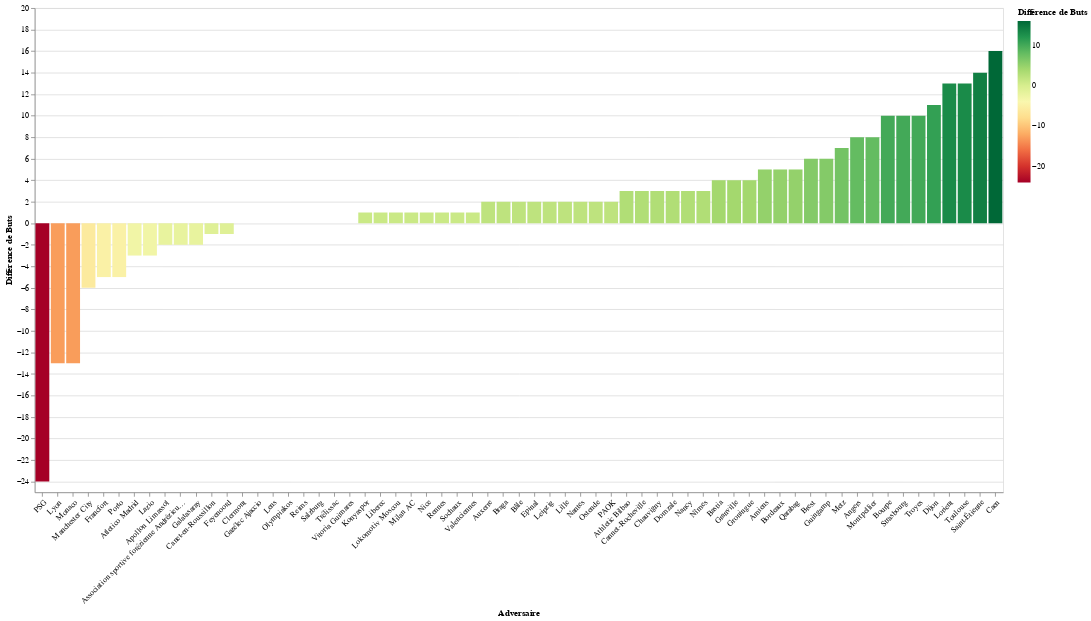

Notebook code cell kept with this figure:
### Code cell
slider = alt.binding_range(min=by_adv["Publications"].min(), max=by_adv["Publications"].max(), step=1, name="Nombre Minimum de Matchs: ")
select_nb_matches = alt.selection_single(name="matches", fields=["Publications"], bind=slider, init={"Publications": 1})

alt.Chart(by_adv).mark_bar().encode(
    y="Différence de Buts",
    x=alt.X(
        "Adversaire:O", 
        sort=alt.EncodingSortField(field="Différence de Buts", order="ascending"),
        axis=alt.Axis(labelAngle=-45)
    ),
    color=alt.Color("Différence de Buts", scale=alt.Scale(scheme="redyellowgreen")),
    tooltip=["Adversaire", "Différence de Buts", alt.Tooltip("Publications", title="Nb Matches")]
).add_selection(
    select_nb_matches
).transform_filter(
    "datum.Publications >= matches_Publications"
). properties(height=600,width=1200)

### Figure 1 — Vega-Lite specification as saved in the notebook (floating-point values rounded to 4 significant figures)
{"config": {"view": {"continuousWidth": 400, "continuousHeight": 300}}, "data": {"name": "data-543e92dbdd9a02413d2f219f8fc15ed1"}, "mark": "bar", "encoding": {"color": {"field": "Différence de Buts", "scale": {"scheme": "redyellowgreen"}, "type": "quantitative"}, "tooltip": [{"field": "Adversaire", "type": "nominal"}, {"field": "Différence de Buts", "type": "quantitative"}, {"field": "Publications", "title": "Nb Matches", "type": "quantitative"}], "x": {"axis": {"labelAngle": -45}, "field": "Adversaire", "sort": {"field": "Différence de Buts", "order": "ascending"}, "type": "ordinal"}, "y": {"field": "Différence de Buts", "type": "quantitative"}}, "height": 600, "selection": {"matches": {"type": "single", "fields": ["Publications"], "bind": {"input": "range", "max": 15.0, "min": 1.0, "name": "Nombre Minimum de Matchs: ", "step": 1}, "init": {"Publications": 1}}}, "transform": [{"filter": "datum.Publications >= matches_Publications"}], "width": 1200, "$schema": "https://vega.github.io/schema/vega-lite/v4.17.0.json", "datasets": {"data-543e92dbdd9a02413d2f219f8fc15ed1": [{"Adversaire": "Amiens", "Publications": 6, "Buts_OM": 12, "Buts_Adversaire": 7, "Différence de Buts": 5}, {"Adversaire": "Angers", "Publications": 14, "Buts_OM": 22, "Buts_Adversaire": 14, "Différence de Buts": 8}, {"Adversaire": "Apollon Limassol", "Publications": 2, "Buts_OM": 3, "Buts_Adversaire": 5, "Différence de Buts": -2}, {"Adversaire": "Association sportive forézienne Andrézieux-Bouthéon", "Publications": 1, "Buts_OM": 0, "Buts_Adversaire": 2, "Différence de Buts": -2}, {"Adversaire": "Athletic Bilbao", "Publications": 3, "Buts_OM": 6, "Buts_Adversaire": 3, "Différence de Buts": 3}, {"Adversaire": "Atletico Madrid", "Publications": 1, "Buts_OM": 0, "Buts_Adversaire": 3, "Différence de Buts": -3}, {"Adversaire": "Auxerre", "Publications": 1, "Buts_OM": 2, "Buts_Adversaire": 0, "Différence de Buts": 2}, {"Adversaire": "Bastia", "Publications": 4, "Buts_OM": 8, "Buts_Adversaire": 4, "Différence de Buts": 4}, {"Adversaire": "Bordeaux", "Publications": 14, "Buts_OM": 14, "Buts_Adversaire": 9, "Différence de Buts": 5}, {"Adversaire": "Bourpe", "Publications": 2, "Buts_OM": 12, "Buts_Adversaire": 2, "Différence de Buts": 10}, {"Adversaire": "Braga", "Publications": 4, "Buts_OM": 6, "Buts_Adversaire": 4, "Différence de Buts": 2}, {"Adversaire": "Brest", "Publications": 5, "Buts_OM": 13, "Buts_Adversaire": 7, "Différence de Buts": 6}, {"Adversaire": "Bâle", "Publications": 2, "Buts_OM": 4, "Buts_Adversaire": 2, "Différence de Buts": 2}, {"Adversaire": "Caen", "Publications": 9, "Buts_OM": 19, "Buts_Adversaire": 3, "Différence de Buts": 16}, {"Adversaire": "Canet-en-Roussillon", "Publications": 1, "Buts_OM": 1, "Buts_Adversaire": 2, "Différence de Buts": -1}, {"Adversaire": "Cannet-Rocheville", "Publications": 1, "Buts_OM": 4, "Buts_Adversaire": 1, "Différence de Buts": 3}, {"Adversaire": "Chauvigny", "Publications": 1, "Buts_OM": 3, "Buts_Adversaire": 0, "Différence de Buts": 3}, {"Adversaire": "Clermont", "Publications": 3, "Buts_OM": 3, "Buts_Adversaire": 3, "Différence de Buts": 0}, {"Adversaire": "Dijon", "Publications": 9, "Buts_OM": 15, "Buts_Adversaire": 4, "Différence de Buts": 11}, {"Adversaire": "Domzale", "Publications": 2, "Buts_OM": 4, "Buts_Adversaire": 1, "Différence de Buts": 3}, {"Adversaire": "Epinal", "Publications": 1, "Buts_OM": 2, "Buts_Adversaire": 0, "Différence de Buts": 2}, {"Adversaire": "Feyenoord", "Publications": 2, "Buts_OM": 2, "Buts_Adversaire": 3, "Différence de Buts": -1}, {"Adversaire": "Francfort", "Publications": 2, "Buts_OM": 1, "Buts_Adversaire": 6, "Différence de Buts": -5}, {"Adversaire": "Galatasaray", "Publications": 2, "Buts_OM": 2, "Buts_Adversaire": 4, "Différence de Buts": -2}, {"Adversaire": "Gazélec Ajaccio", "Publications": 2, "Buts_OM": 2, "Buts_Adversaire": 2, "Différence de Buts": 0}, {"Adversaire": "Granville", "Publications": 2, "Buts_OM": 4, "Buts_Adversaire": 0, "Différence de Buts": 4}, {"Adversaire": "Groningue", "Publications": 2, "Buts_OM": 5, "Buts_Adversaire": 1, "Différence de Buts": 4}, {"Adversaire": "Guingamp", "Publications": 8, "Buts_OM": 14, "Buts_Adversaire": 8, "Différence de Buts": 6}, {"Adversaire": "Konyaspor", "Publications": 2, "Buts_OM": 2, "Buts_Adversaire": 1, "Différence de Buts": 1}, {"Adversaire": "Lazio", "Publications": 4, "Buts_OM": 4, "Buts_Adversaire": 7, "Différence de Buts": -3}, {"Adversaire": "Leipzig", "Publications": 2, "Buts_OM": 5, "Buts_Adversaire": 3, "Différence de Buts": 2}, {"Adversaire": "Lens", "Publications": 4, "Buts_OM": 6, "Buts_Adversaire": 6, "Différence de Buts": 0}, {"Adversaire": "Liberec", "Publications": 2, "Buts_OM": 4, "Buts_Adversaire": 3, "Différence de Buts": 1}, {"Adversaire": "Lille", "Publications": 14, "Buts_OM": 18, "Buts_Adversaire": 16, "Différence de Buts": 2}, {"Adversaire": "Lokomotiv Moscou", "Publications": 2, "Buts_OM": 2, "Buts_Adversaire": 1, "Différence de Buts": 1}, {"Adversaire": "Lorient", "Publications": 8, "Buts_OM": 19, "Buts_Adversaire": 6, "Différence de Buts": 13}, {"Adversaire": "Lyon", "Publications": 15, "Buts_OM": 14, "Buts_Adversaire": 27, "Différence de Buts": -13}, {"Adversaire": "Manchester City", "Publications": 2, "Buts_OM": 0, "Buts_Adversaire": 6, "Différence de Buts": -6}, {"Adversaire": "Metz", "Publications": 9, "Buts_OM": 15, "Buts_Adversaire": 8, "Différence de Buts": 7}, {"Adversaire": "Milan AC", "Publications": 1, "Buts_OM": 1, "Buts_Adversaire": 0, "Différence de Buts": 1}, {"Adversaire": "Monaco", "Publications": 15, "Buts_OM": 25, "Buts_Adversaire": 38, "Différence de Buts": -13}, {"Adversaire": "Montpellier", "Publications": 15, "Buts_OM": 27, "Buts_Adversaire": 19, "Différence de Buts": 8}, {"Adversaire": "Nancy", "Publications": 2, "Buts_OM": 3, "Buts_Adversaire": 0, "Différence de Buts": 3}, {"Adversaire": "Nantes", "Publications": 14, "Buts_OM": 20, "Buts_Adversaire": 18, "Différence de Buts": 2}, {"Adversaire": "Nice", "Publications": 13, "Buts_OM": 21, "Buts_Adversaire": 20, "Différence de Buts": 1}, {"Adversaire": "Nîmes", "Publications": 6, "Buts_OM": 12, "Buts_Adversaire": 9, "Différence de Buts": 3}, {"Adversaire": "Olympiakos", "Publications": 2, "Buts_OM": 2, "Buts_Adversaire": 2, "Différence de Buts": 0}, {"Adversaire": "Ostende", "Publications": 2, "Buts_OM": 4, "Buts_Adversaire": 2, "Différence de Buts": 2}, {"Adversaire": "PAOK", "Publications": 2, "Buts_OM": 3, "Buts_Adversaire": 1, "Différence de Buts": 2}, {"Adversaire": "PSG", "Publications": 15, "Buts_OM": 10, "Buts_Adversaire": 34, "Différence de Buts": -24}, {"Adversaire": "Porto", "Publications": 2, "Buts_OM": 0, "Buts_Adversaire": 5, "Différence de Buts": -5}, {"Adversaire": "Qarabag", "Publications": 2, "Buts_OM": 6, "Buts_Adversaire": 1, "Différence de Buts": 5}, {"Adversaire": "Reims", "Publications": 9, "Buts_OM": 8, "Buts_Adversaire": 8, "Différence de Buts": 0}, {"Adversaire": "Rennes", "Publications": 15, "Buts_OM": 22, "Buts_Adversaire": 21, "Différence de Buts": 1}, {"Adversaire": "Saint-Étienne", "Publications": 14, "Buts_OM": 25, "Buts_Adversaire": 11, "Différence de Buts": 14}, {"Adversaire": "Salzburg", "Publications": 4, "Buts_OM": 3, "Buts_Adversaire": 3, "Différence de Buts": 0}, {"Adversaire": "Sochaux", "Publications": 2, "Buts_OM": 2, "Buts_Adversaire": 1, "Différence de Buts": 1}, {"Adversaire": "Strasbourg", "Publications": 10, "Buts_OM": 19, "Buts_Adversaire": 9, "Différence de Buts": 10}, {"Adversaire": "Toulouse", "Publications": 12, "Buts_OM": 21, "Buts_Adversaire": 8, "Différence de Buts": 13}, {"Adversaire": "Troyes", "Publications": 6, "Buts_OM": 15, "Buts_Adversaire": 5, "Différence de Buts": 10}, {"Adversaire": "Trélissac", "Publications": 1, "Buts_OM": 1, "Buts_Adversaire": 1, "Différence de Buts": 0}, {"Adversaire": "Valenciennes", "Publications": 1, "Buts_OM": 1, "Buts_Adversaire": 0, "Différence de Buts": 1}, {"Adversaire": "Vitoria Guimares", "Publications": 2, "Buts_OM": 2, "Buts_Adversaire": 2, "Différence de Buts": 0}]}}
